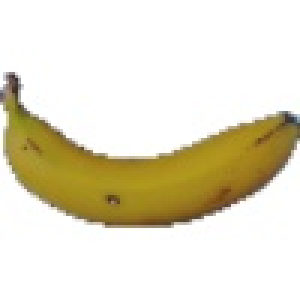
#> input picture Activity 13 - Perceptron/Fruits/Banana/103_100.jpg, 100 x 100 px (shown 3 times larger); its folder holds only this picture in this run
$ jupyter execute Perceptron.ipynb
#> lines starting #> are read from the running program, lines starting #| are printed output that depends on the picture; after the words box and inside, x2 and y2 are one past the last pixel; in counts of white or black regions, pixels touching at a corner belong together
[cell 1]
import numpy as np
import matplotlib.pyplot as plt
import os
import cv2
from skimage.color import rgb2lab, lab2rgb
from matplotlib import patches as patch
from skimage import measure
from mpl_toolkits.mplot3d import Axes3D
import math

[cell 2]
def objects(path):
    object  = os.listdir(path)
    return object

name = objects(path = "./Fruits")

def dataset_loader(datatype, imagetype):
    def loadImages(path = "./Fruits/" +str(datatype)+"/"):

        return[os.path.join(path,f) for f in os.listdir(path) if f.endswith(imagetype)]

    filenames = loadImages()
    images = []
    for file in filenames:
        image = cv2.imread(file)
        images.append(image)

    return images

[cell 3]
def LAB_mean(datatype):
    images = dataset_loader(datatype, ".jpg")

    a_ = []
    b_ = []
    hue = []
    for i in range(len(images)):
        img = images[i][:,:,::-1]
        lab = rgb2lab(img)
        a,b = lab[:,:,1].ravel(),lab[:,:,2].ravel()
        a_.append(np.mean(a))
        b_.append(np.mean(b))
        h = math.atan2(np.mean(b),np.mean(a)) * 180 / np.pi
        if h < 0:
            h = 180 + np.abs(h)
        hue.append(h/360)

    return a_, b_, hue


def Ecc(datatype):
    images = dataset_loader(datatype, ".jpg")
    E = []
    for i in range(len(images)):
        img = images[i]
        img = cv2.cvtColor(img, cv2.COLOR_BGR2GRAY)
        img = cv2.bitwise_not(img)
        thresh = 0.05
        img = img/255
        img[img<thresh] = 0
        img[img>thresh] = 1
        A = measure.label(img, neighbors=4)
        for region in measure.regionprops(A,coordinates='xy'):
            E.append(region.eccentricity)

    return E

def step(a):
    if a >= 0: return 1
    if a < 0: return -1

[cell 4]
class Perceptron(object):
    def __init__(self, no_of_inputs, threshold=100, learning_rate=0.01):
        self.threshold = threshold
        self.learning_rate = learning_rate
        self.weights = np.zeros(no_of_inputs + 1)

    def predict(self, inputs):
        summation = np.dot(inputs, self.weights[1:]) + self.weights[0]
        if summation > 0:
          activation = 1
        else:
          activation = -1
        return activation

    def train(self, training_inputs, labels):
        for _ in range(self.threshold):
            for inputs, label in zip(training_inputs, labels):
                prediction = self.predict(inputs)
                self.weights[1:] += self.learning_rate * (label - prediction) * inputs
                self.weights[0] += self.learning_rate * (label - prediction)

[cell 5]
fig = plt.figure(figsize = [20,8], dpi = 150)
sub = 1

import itertools
for pair in itertools.combinations(name,2):
    plt.subplot(2,5,sub)
    Pair = [pair[0], pair[1]]
    d = [1, -1]
    Training = []
    Labels = []
    for fruit in Pair:
        n = Pair.index(fruit)
        a_, b_, hue = LAB_mean(fruit)
#> in dataset_loader, image is the input picture: shape (100, 100, 3); mean B, G, R 202.6, 223.7, 229.8
#> in LAB_mean, `images = dataset_loader(datatype, ".jpg")`: images = 1 item
#> the loop in LAB_mean, `for i in range(len(images)):` made 1 pass
#> h on pass 1: 89.64
#> after the loop in LAB_mean, `for i in range(len(images)):`: a_ = [0.0727]; b_ = [11.44]; hue = [0.249]
#> a_ = [0.0727]; b_ = [11.44]; hue = [0.249]
        ecc = Ecc(fruit)
#> in Ecc, `images = dataset_loader(datatype, ".jpg")`: images = 1 item
#> the loop in Ecc, `for i in range(len(images)):` made 1 pass
#> thresh on pass 1: 0.05
#> pass 1, in Ecc, `img = cv2.cvtColor(img, cv2.COLOR_BGR2GRAY)`:
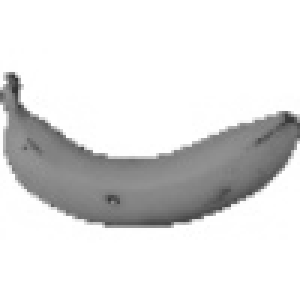
#> img: shape (100, 100) (shown 3 times larger); min 49, max 255, mean 223.1
#> pass 1, in Ecc, `img = cv2.bitwise_not(img)`:
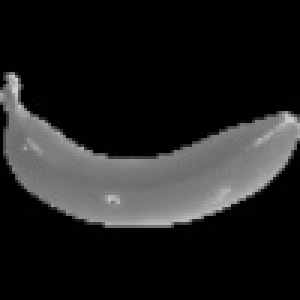
#> img: shape (100, 100) (shown 3 times larger); min 0, max 206, mean 31.9
#> pass 1, in Ecc, `A = measure.label(img, neighbors=4)`:
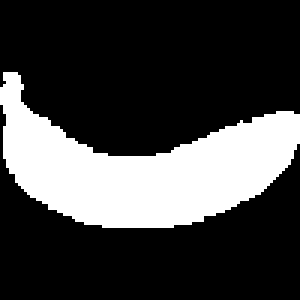
#> A: shape (100, 100) int64 (shown 3 times larger); values 0 (black) and 1 (white), 25.7% white; 1 white region, box (x1, y1, x2, y2) and area: (0, 24, 100, 76) 2569
#> after the loop in Ecc, `for i in range(len(images)):`: E = [0.931]
#> ecc = [0.931]
        for i in range(len(hue)):
            Training.append(np.array([hue[i],ecc[i]]))
            Labels.append(d[n])
#> this loop made 1 pass
#> after the loop, Labels = [1]; Training = [[0.249, 0.931]]

    perceptron = Perceptron(2)
#> in __init__, `self.threshold = threshold`: self.threshold = 100
    perceptron.train(Training, Labels)
    w0,w1,w2 = perceptron.weights
    x = np.arange(0,1,0.01)
    for fruit in Pair:
        n = Pair.index(fruit)
        a_, b_, hue = LAB_mean(fruit)
        ecc = Ecc(fruit)
        plt.plot(hue,ecc, 'o', label = fruit)
    plt.plot(x,-w1/w2*x-w0/w2, label= "Decision Line")
    plt.xlabel("Hue")
    plt.ylabel("Eccentricity")
    plt.xticks(np.linspace(0,1,4), np.linspace(0,360,4).astype(int))
    plt.ylim(0,1)
    plt.xlim(0,1)
    plt.legend()
    sub += 1
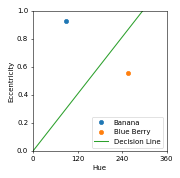
#> figure drawn by matplotlib, 1 panel; curve peaks at x = 0.99, y = 1.21

[cell 6]
fig = plt.figure(figsize = [20,8], dpi = 150)
sub = 1

import itertools
for pair in itertools.combinations(name,2):
    Pair = [pair[0], pair[1]]
    d = [1, -1]
    Training = []
    Labels = []
    for fruit in Pair:
        n = Pair.index(fruit)
        a_, b_, hue = LAB_mean(fruit)
        ecc = Ecc(fruit)
        for i in range(len(hue)):
            Training.append(np.array([hue[i],ecc[i]]))
            Labels.append(d[n])

    perceptron = Perceptron(2)
    perceptron.train(Training, Labels)
    w0,w1,w2 = perceptron.weights
    x = np.arange(0,1,0.01)


    for fruit in Pair:
        n = Pair.index(fruit)
        a_, b_, hue = LAB_mean(fruit)
        ecc = Ecc(fruit)
        plt.plot(hue,ecc, 'o')
    plt.plot(x,-w1/w2*x-w0/w2)
plt.xlabel("Hue")
plt.ylabel("Eccentricity")
plt.xticks(np.linspace(0,1,4), np.linspace(0,360,4).astype(int))
plt.ylim(0,1)
plt.xlim(0,1)
plt.legend()
sub += 1
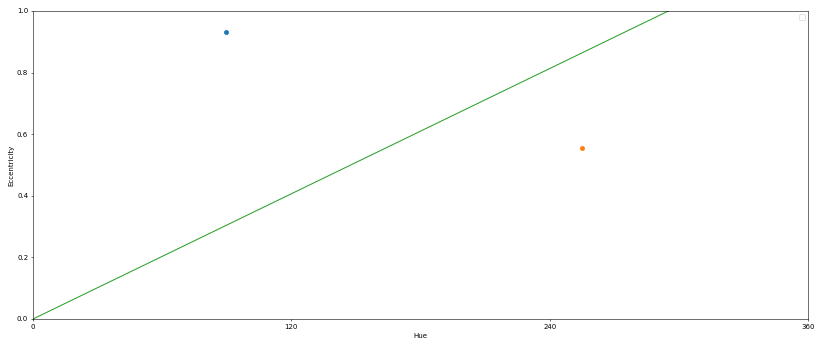
#> figure drawn by matplotlib, 1 panel; curve peaks at x = 0.99, y = 1.21

$ run again, on Activity 13 - Perceptron/Fruits/Blue Berry/241_100.jpg
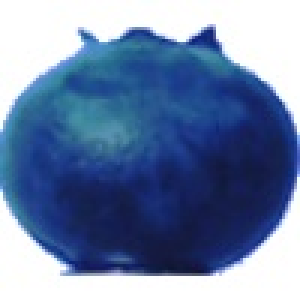
#> input picture Activity 13 - Perceptron/Fruits/Blue Berry/241_100.jpg, 100 x 100 px (shown 3 times larger)
#> in dataset_loader, image is the input picture: shape (100, 100, 3); mean B, G, R 167.3, 130.1, 109
#> in LAB_mean, `images = dataset_loader(datatype, ".jpg")`: images = 1 item
#> the loop in LAB_mean, `for i in range(len(images)):` made 1 pass
#> h on pass 1: 255
#> after the loop in LAB_mean, `for i in range(len(images)):`: a_ = [6.26]; b_ = [-23.4]; hue = [0.708]
#> `a_, b_, hue = LAB_mean(fruit)`: a_ = [6.26]; b_ = [-23.4]; hue = [0.708]
#> in Ecc, `images = dataset_loader(datatype, ".jpg")`: images = 1 item
#> the loop in Ecc, `for i in range(len(images)):` made 1 pass
#> thresh on pass 1: 0.05
#> pass 1, in Ecc, `A = measure.label(img, neighbors=4)`:
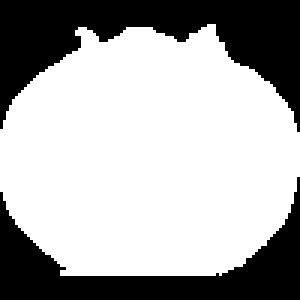
#> A: shape (100, 100) int64 (shown 3 times larger); values 0 (black) and 1 (white), 67.4% white; 2 black regions, box (x1, y1, x2, y2) and area: (0, 0, 100, 44) 1904, (0, 59, 100, 100) 1358
#> after the loop in Ecc, `for i in range(len(images)):`: E = [0.555]
#> the loop `for i in range(len(hue)):` made 1 pass
#> after the loop `for i in range(len(hue)):`: Labels = [1]; Training = [[0.708, 0.555]]
#> self.threshold = 100
#> `[cell 6] fig = plt.figure(figsize = [20,8], dpi = 150) sub = 1  import..`:
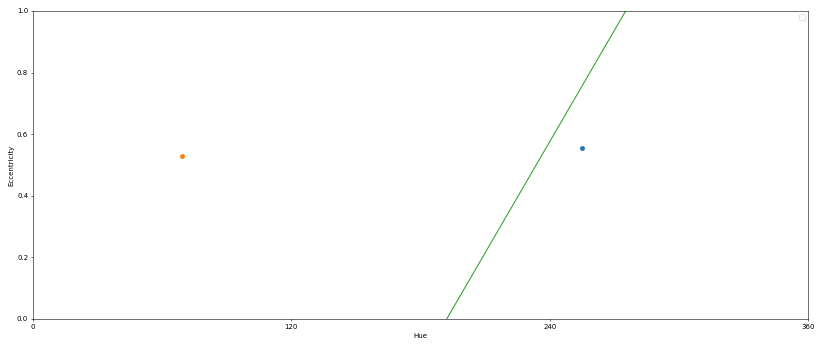
#> figure drawn by matplotlib, 1 panel; curve peaks at x = 0.99, y = 1.98

$ run again, on Activity 13 - Perceptron/Fruits/Banana/146_100.jpg
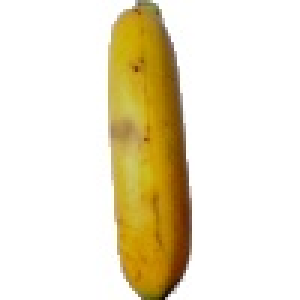
#> input picture Activity 13 - Perceptron/Fruits/Banana/146_100.jpg, 100 x 100 px (shown 3 times larger)
#> in dataset_loader, image is the input picture: shape (100, 100, 3); mean B, G, R 204.6, 228.2, 236.7
#> in LAB_mean, `images = dataset_loader(datatype, ".jpg")`: images = 1 item
#> the loop in LAB_mean, `for i in range(len(images)):` made 1 pass
#> h on pass 1: 84.35
#> after the loop in LAB_mean, `for i in range(len(images)):`: a_ = [1.21]; b_ = [12.21]; hue = [0.234]
#> `a_, b_, hue = LAB_mean(fruit)`: a_ = [1.21]; b_ = [12.21]; hue = [0.234]
#> in Ecc, `images = dataset_loader(datatype, ".jpg")`: images = 1 item
#> the loop in Ecc, `for i in range(len(images)):` made 1 pass
#> thresh on pass 1: 0.05
#> pass 1, in Ecc, `A = measure.label(img, neighbors=4)`:
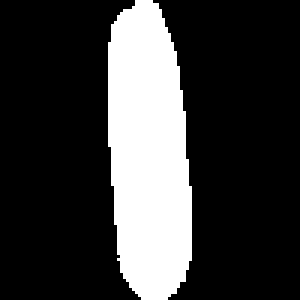
#> A: shape (100, 100) int64 (shown 3 times larger); values 0 (black) and 1 (white), 22.8% white; 1 white region, box (x1, y1, x2, y2) and area: (36, 0, 64, 100) 2281
#> after the loop in Ecc, `for i in range(len(images)):`: E = [0.965]
#> the loop `for i in range(len(hue)):` made 1 pass
#> after the loop `for i in range(len(hue)):`: Labels = [1]; Training = [[0.234, 0.965]]
#> self.threshold = 100
#> `[cell 6] fig = plt.figure(figsize = [20,8], dpi = 150) sub = 1  import..`:
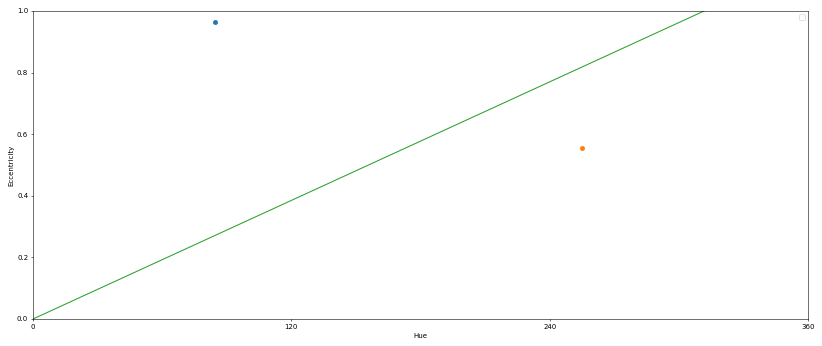
#> figure drawn by matplotlib, 1 panel; curve peaks at x = 0.99, y = 1.14
